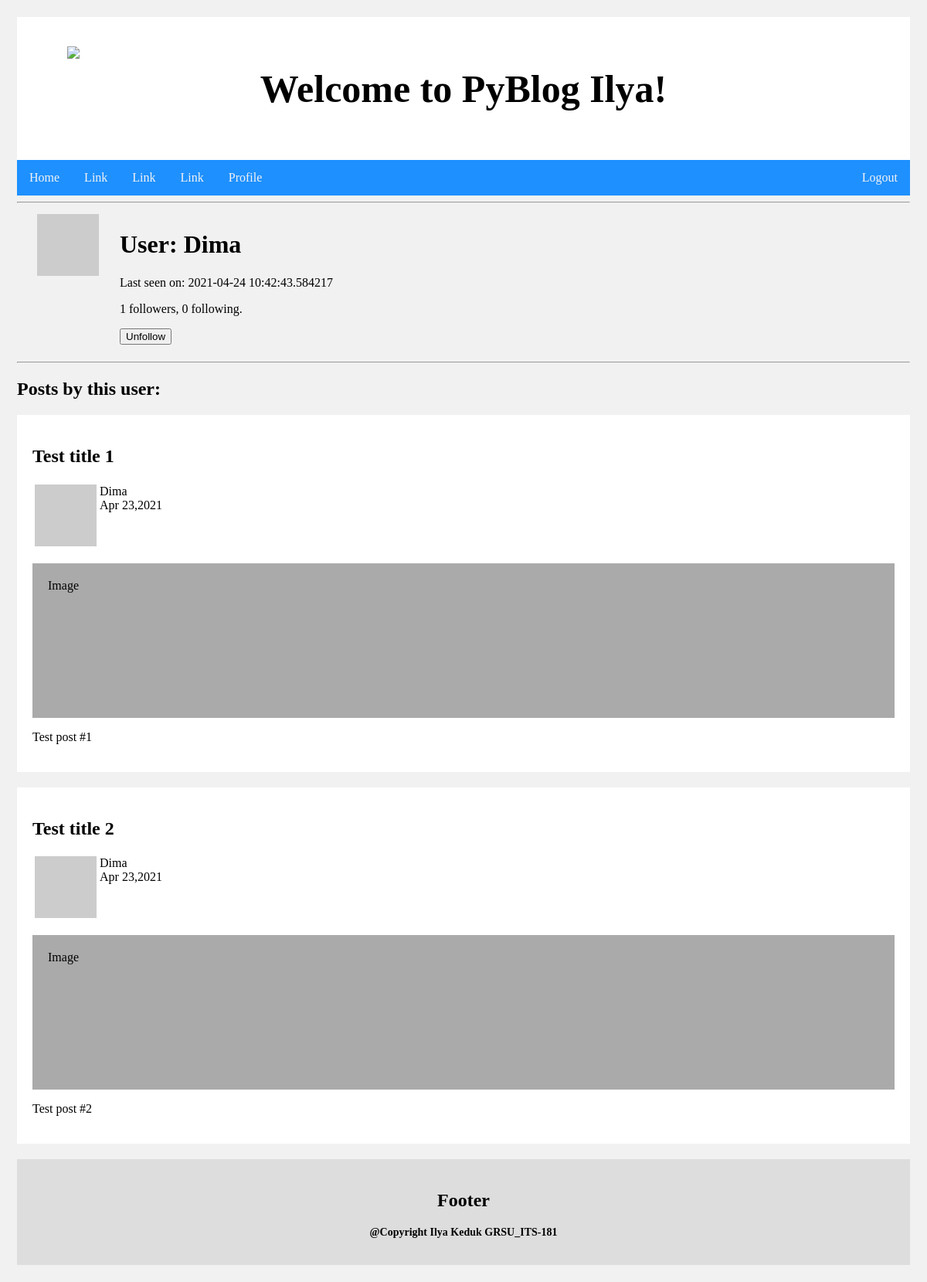
Screenshot of /user/Dima (signed in) with the database file from the repository.
### app/models.py (models this page shows, shortened)
class User(UserMixin, db.Model):
    id = db.Column(db.Integer, primary_key = True)
    username = db.Column(db.String(64), index=True, unique=True)
    email = db.Column(db.String(120), index=True, unique=True)
    password_hash = db.Column(db.String(128))
    posts = db.relationship('Post', backref='author', lazy='dynamic')
    about_me = db.Column(db.String(140))
    last_seen = db.Column(db.DateTime, default=datetime.utcnow)
    followed = db.relationship(
        'User', secondary=followers,
        primaryjoin=(followers.c.follower_id == id),
        secondaryjoin=(followers.c.followed_id == id),
        backref=db.backref('followers', lazy='dynamic'), lazy='dynamic')
    def is_following(self, user):
        return self.followed.filter(
            followers.c.followed_id == user.id).count() > 0
    def avatar(self,size):
        digest = md5(self.email.lower().encode('utf-8')).hexdigest()
        return 'https://www.gravatar.com/avatar/{}?d=identicon&s={}'.format(
            digest, size)

### app/routes.py (the view)
@app.route('/user/<username>')
@login_required
def user(username):
    user = User.query.filter_by(username=username).first_or_404()
    posts = [
        {'author': user, 'title': 'Test title 1','body': 'Test post #1'},
        {'author': user, 'title': 'Test title 2','body': 'Test post #2'}
    ]
    form = EmptyForm()
    return render_template('user.html', user=user, posts=posts, form=form)

### app/forms.py
class EmptyForm(FlaskForm):
    submit = SubmitField('Submit')

### app/models.py (called while the page is built)
@login.user_loader
def load_user(id):
    return User.query.get(int(id))

### app/routes.py (called while the page is built)
@app.before_request
def before_request():
    if current_user.is_authenticated:
        current_user.last_seen = datetime.utcnow()
        db.session.commit()

### app/templates/user.html (shortened to what this page needs)
{% extends "base.html" %}
{% block content %}
    <div class="full">
    <hr>
    <div class="prof">
    <table>
        <tr valign="top">
            <td><img src="{{ user.avatar(128) }}"></td>
            <td>
                <h1>User: {{ user.username }}</h1>
                {% if user.last_seen %}<p>Last seen on: {{ user.last_seen }}</p>{% endif %}
                <p>{{ user.followers.count() }} followers, {{ user.followed.count() }} following.</p>
                {% if user == current_user %}
                <p><a href="{{ url_for('edit_profile') }}" class="button-casual">Edit</a></p>
                {% else %}
                <p>
                    <form action="{{ url_for('unfollow', username=user.username) }}" method="post">
                        {{ form.submit(value='Unfollow') }}
                    </form>
                </p>
                {% endif %}
            </td>
        </tr>
    </table>
    </div>
    <hr>
    <h2>Posts by this user:</h2>
    {% for post in posts %}
        {% include '_post.html' %}
    {% endfor %}
    </div>
{% endblock %}

### app/templates/base.html (shortened to what this page needs)
<!DOCTYPE html>
<html>
<head>
    <link rel="stylesheet" href="{{url_for('static', filename='styles/base.css')}}">
</head>
<body>
<div class="header">
    <h1>Welcome to PyBlog {{current_user.username}}!</h1>
    <div class="grsu">
        <img src="https://elib.grsu.by/sites/all/themes/lib2013t3/img/logo.png">
    </div>
</div>
<div class="topnav">
    <a href="{{ url_for('index') }}">Home</a>
    <a href="#">Link</a>
    <a href="#">Link</a>
    <a href="#">Link</a>
    {% if current_user.is_anonymous %}
    <a href="{{ url_for('login') }}" style="float:right">Login</a>
    {% else %}
    <a href="{{ url_for('user', username=current_user.username) }}">Profile</a>
    <a href="{{ url_for('logout') }}" style="float:right">Logout</a>
    {% endif %}
</div>
<div class="row">
    {% block content %}{% endblock %}
</div>
<div class="footer">
    <h2>Footer</h2>
    <h3>@Copyright Ilya Keduk GRSU_ITS-181</h3>
</div>
</body>
</html>

### app/templates/_post.html
<div class="card">
    <h2>{{ post.title }}</h2>
    <table>
        <tr valign="top">
            <td><img src="{{ post.author.avatar(36) }}"></td>
            <td>{{ post.author.username }}<br>Apr 23,2021</td>
        </tr>
    </table>
    <div class="fakeimg" style="height:200px;">Image</div>
    <p>{{post.body}}</p>
</div>

### app/static/styles/base.css (style rules this page uses)
* { box-sizing: border-box; }
body { font-family: Times New Roman; padding: 14px; background: #f1f1f1; }
.header { padding: 30px; text-align: center; background: white; }
.header h1 { font-size: 50px; }
.topnav { overflow: hidden; background-color: dodgerblue; }
.topnav a { float: left; display: block; color: #f2f2f2; text-align: center; padding: 14px 16px; text-decoration: none; }
.full { float: left; width: 100%; background-color: #f1f1f1; }
.prof { float: left; width: 100%; background-color: #f1f1f1; }
.fakeimg { background-color: #aaa; width: 100%; padding: 20px; }
.card { background-color: white; padding: 20px; margin-top: 20px; }
.row:after { content: ""; display: table; clear: both; }
.footer { padding: 20px; text-align: center; background: #ddd; margin-top: 20px; }
.footer h3 { font-size:14px; }
.grsu { position: absolute; height:60px; width: 60px; left: 65px; top: 60px; }
.prof table { border-collapse: separate; border-spacing: 25px 5px; }
.card .fakeimg { margin-top: 15px; }

### rows the page displays
User: username "Ilya"
User: username "Dima", last_seen "2021-04-24 10:42:43.584217", author.username "Dima" "Dima"

### other values shown
{{ user.followers.count() }} "1"
{{ user.followed.count() }} "0"
{{ post.title }} "Test title 1" "Test title 2"
{{ post.body }} "Test post #1" "Test post #2"
